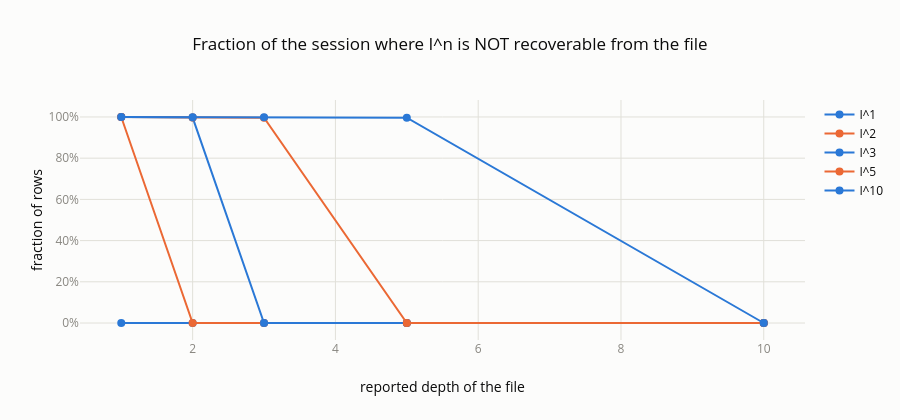

Write notebook code for a chart like this one.
### Markdown cell above
## 10. How deep a file do you need?

The price mask can only reach as far as the reported levels span. Write the **grid span**
of a side as the number of grid positions between its best and its deepest reported level;
$I^n$ is recoverable when $n$ is within that span **on both sides**.

So the answer is not a property of the code. It is a property of the market: a book with no
holes answers a deep $I^n$ from a shallow file, a sparse one does not.

### Code cell
depths = [1, 2, 3, 5, 10]
levels = [1, 2, 3, 5, 10]
coverage = pd.DataFrame(index=pd.Index(levels, name="n"), columns=depths, dtype=float)
for depth in depths:
    trial = MarketSession.from_occupied_levels(
        AggregateBook(), messages, ReportedDepth(depth),
        tuple(GridDepth(n) for n in levels), PRICE_UNIT,
    ).stats_from_frame()
    for n in levels:
        coverage.loc[n, depth] = 1.0 - trial[f"QueueImbalance{n}Covered"].mean()

figure = go.Figure()
for n in levels:
    figure.add_trace(go.Scatter(x=depths, y=coverage.loc[n], mode="lines+markers", name=f"I^{n}",
                                line=dict(width=2), marker=dict(size=8)))
figure.update_layout(title="Fraction of the session where I^n is NOT recoverable from the file",
                     xaxis_title="reported depth of the file", yaxis_title="fraction of rows",
                     height=420, yaxis_tickformat=".0%", hovermode="x unified")
figure.show()
coverage.round(3)

### Figure 1 — Plotly figure (JSON) as saved in the notebook; plotly's stock layout.template omitted (floating-point values rounded to 4 significant figures)
{"data": [{"line": {"width": 2}, "marker": {"size": 8}, "mode": "lines+markers", "name": "I^1", "type": "scatter", "x": [1, 2, 3, 5, 10], "y": [0.0, 0.0, 0.0, 0.0, 0.0]}, {"line": {"width": 2}, "marker": {"size": 8}, "mode": "lines+markers", "name": "I^2", "type": "scatter", "x": [1, 2, 3, 5, 10], "y": [0.9999, 0.0, 0.0, 0.0, 0.0]}, {"line": {"width": 2}, "marker": {"size": 8}, "mode": "lines+markers", "name": "I^3", "type": "scatter", "x": [1, 2, 3, 5, 10], "y": [0.9999, 0.997, 0.0, 0.0, 0.0]}, {"line": {"width": 2}, "marker": {"size": 8}, "mode": "lines+markers", "name": "I^5", "type": "scatter", "x": [1, 2, 3, 5, 10], "y": [0.9999, 0.9978, 0.9968, 0.0, 0.0]}, {"line": {"width": 2}, "marker": {"size": 8}, "mode": "lines+markers", "name": "I^10", "type": "scatter", "x": [1, 2, 3, 5, 10], "y": [0.9999, 0.9989, 0.9984, 0.9963, 0.0]}], "layout": {"height": 420, "hovermode": "x unified", "title": {"text": "Fraction of the session where I^n is NOT recoverable from the file"}, "xaxis": {"title": {"text": "reported depth of the file"}}, "yaxis": {"tickformat": ".0%", "title": {"text": "fraction of rows"}}}}
